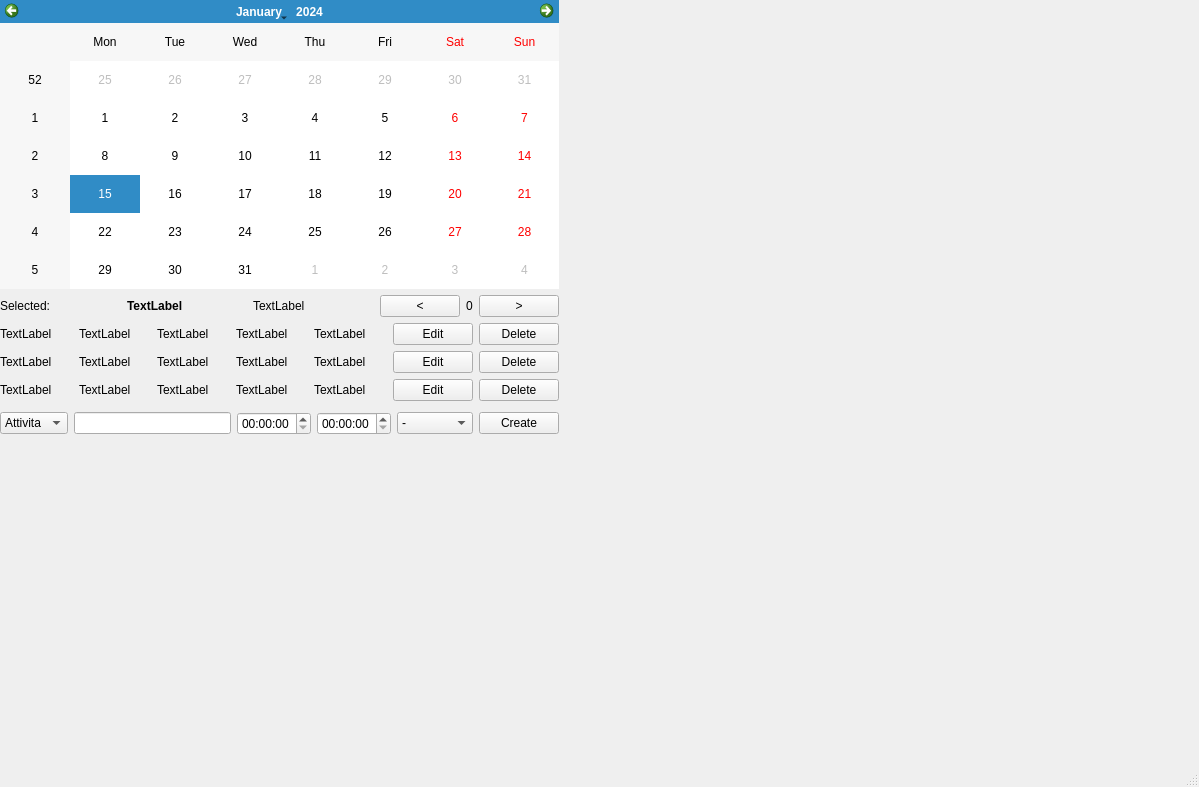
<?xml version="1.0" encoding="UTF-8"?>
<ui version="4.0">
 <class>Calendar</class>
 <widget class="QMainWindow" name="Calendar">
  <property name="geometry">
   <rect>
    <x>0</x>
    <y>0</y>
    <width>1199</width>
    <height>787</height>
   </rect>
  </property>
  <property name="windowTitle">
   <string>Calendar</string>
  </property>
  <widget class="QWidget" name="centralwidget">
   <property name="sizePolicy">
    <sizepolicy hsizetype="Preferred" vsizetype="Preferred">
     <horstretch>0</horstretch>
     <verstretch>0</verstretch>
    </sizepolicy>
   </property>
   <widget class="QWidget" name="verticalLayoutWidget">
    <property name="geometry">
     <rect>
      <x>0</x>
      <y>0</y>
      <width>559</width>
      <height>435</height>
     </rect>
    </property>
    <layout class="QVBoxLayout" name="verticalLayout">
     <property name="sizeConstraint">
      <enum>QLayout::SetDefaultConstraint</enum>
     </property>
     <item>
      <widget class="QCalendarWidget" name="calendarWidget"/>
     </item>
     <item>
      <layout class="QHBoxLayout" name="horizontalLayout_2">
       <item>
        <widget class="QLabel" name="label_2">
         <property name="text">
          <string>Selected:</string>
         </property>
        </widget>
       </item>
       <item>
        <widget class="QLabel" name="label">
         <property name="font">
          <font>
           <bold>true</bold>
          </font>
         </property>
         <property name="text">
          <string>TextLabel</string>
         </property>
        </widget>
       </item>
       <item>
        <widget class="QLabel" name="label_vecSize">
         <property name="text">
          <string>TextLabel</string>
         </property>
        </widget>
       </item>
       <item>
        <layout class="QHBoxLayout" name="horizontalLayout_9">
         <item>
          <widget class="QPushButton" name="pushButton_previousPage">
           <property name="sizePolicy">
            <sizepolicy hsizetype="Maximum" vsizetype="Fixed">
             <horstretch>0</horstretch>
             <verstretch>0</verstretch>
            </sizepolicy>
           </property>
           <property name="font">
            <font>
             <bold>false</bold>
            </font>
           </property>
           <property name="text">
            <string>&lt;</string>
           </property>
          </widget>
         </item>
         <item>
          <widget class="QLabel" name="label_3">
           <property name="text">
            <string>0</string>
           </property>
           <property name="wordWrap">
            <bool>false</bool>
           </property>
          </widget>
         </item>
         <item>
          <widget class="QPushButton" name="pushButton_nextPage">
           <property name="text">
            <string>&gt;</string>
           </property>
          </widget>
         </item>
        </layout>
       </item>
      </layout>
     </item>
     <item>
      <layout class="QHBoxLayout" name="horizontalLayout_data_1">
       <item>
        <widget class="QLabel" name="label_tipo_1">
         <property name="text">
          <string>TextLabel</string>
         </property>
        </widget>
       </item>
       <item>
        <widget class="QLabel" name="label_descrizione_1">
         <property name="text">
          <string>TextLabel</string>
         </property>
        </widget>
       </item>
       <item>
        <widget class="QLabel" name="label_start_1">
         <property name="text">
          <string>TextLabel</string>
         </property>
        </widget>
       </item>
       <item>
        <widget class="QLabel" name="label_end_1">
         <property name="text">
          <string>TextLabel</string>
         </property>
        </widget>
       </item>
       <item>
        <widget class="QLabel" name="label_ripetizione_1">
         <property name="text">
          <string>TextLabel</string>
         </property>
        </widget>
       </item>
       <item>
        <widget class="QPushButton" name="pushButton_edit_1">
         <property name="text">
          <string>Edit</string>
         </property>
        </widget>
       </item>
       <item>
        <widget class="QPushButton" name="pushButton_delete_1">
         <property name="text">
          <string>Delete</string>
         </property>
        </widget>
       </item>
      </layout>
     </item>
     <item>
      <layout class="QHBoxLayout" name="horizontalLayout_data_2">
       <item>
        <widget class="QLabel" name="label_tipo_2">
         <property name="text">
          <string>TextLabel</string>
         </property>
        </widget>
       </item>
       <item>
        <widget class="QLabel" name="label_descrizione_2">
         <property name="text">
          <string>TextLabel</string>
         </property>
        </widget>
       </item>
       <item>
        <widget class="QLabel" name="label_start_2">
         <property name="text">
          <string>TextLabel</string>
         </property>
        </widget>
       </item>
       <item>
        <widget class="QLabel" name="label_end_2">
         <property name="text">
          <string>TextLabel</string>
         </property>
        </widget>
       </item>
       <item>
        <widget class="QLabel" name="label_ripetizione_2">
         <property name="text">
          <string>TextLabel</string>
         </property>
        </widget>
       </item>
       <item>
        <widget class="QPushButton" name="pushButton_edit_2">
         <property name="text">
          <string>Edit</string>
         </property>
        </widget>
       </item>
       <item>
        <widget class="QPushButton" name="pushButton_delete_2">
         <property name="text">
          <string>Delete</string>
         </property>
        </widget>
       </item>
      </layout>
     </item>
     <item>
      <layout class="QHBoxLayout" name="horizontalLayout_data_3">
       <item>
        <widget class="QLabel" name="label_tipo_3">
         <property name="text">
          <string>TextLabel</string>
         </property>
        </widget>
       </item>
       <item>
        <widget class="QLabel" name="label_descrizione_3">
         <property name="text">
          <string>TextLabel</string>
         </property>
        </widget>
       </item>
       <item>
        <widget class="QLabel" name="label_start_3">
         <property name="text">
          <string>TextLabel</string>
         </property>
        </widget>
       </item>
       <item>
        <widget class="QLabel" name="label_end_3">
         <property name="text">
          <string>TextLabel</string>
         </property>
        </widget>
       </item>
       <item>
        <widget class="QLabel" name="label_ripetizione_3">
         <property name="text">
          <string>TextLabel</string>
         </property>
        </widget>
       </item>
       <item>
        <widget class="QPushButton" name="pushButton_edit_3">
         <property name="text">
          <string>Edit</string>
         </property>
        </widget>
       </item>
       <item>
        <widget class="QPushButton" name="pushButton_delete_3">
         <property name="text">
          <string>Delete</string>
         </property>
        </widget>
       </item>
      </layout>
     </item>
     <item>
      <layout class="QHBoxLayout" name="horizontalLayout">
       <property name="topMargin">
        <number>5</number>
       </property>
       <item>
        <widget class="QComboBox" name="comboBox_evento">
         <item>
          <property name="text">
           <string>Attivita</string>
          </property>
         </item>
         <item>
          <property name="text">
           <string>Evento</string>
          </property>
         </item>
        </widget>
       </item>
       <item>
        <widget class="QLineEdit" name="lineEdit"/>
       </item>
       <item>
        <widget class="QTimeEdit" name="timeEdit_start"/>
       </item>
       <item>
        <widget class="QTimeEdit" name="timeEdit_end"/>
       </item>
       <item>
        <widget class="QComboBox" name="comboBox_ripetizione">
         <item>
          <property name="text">
           <string>-</string>
          </property>
         </item>
         <item>
          <property name="text">
           <string>Mensile</string>
          </property>
         </item>
         <item>
          <property name="text">
           <string>Annuale</string>
          </property>
         </item>
        </widget>
       </item>
       <item>
        <widget class="QPushButton" name="pushButton">
         <property name="text">
          <string>Create</string>
         </property>
        </widget>
       </item>
      </layout>
     </item>
    </layout>
   </widget>
  </widget>
  <widget class="QMenuBar" name="menubar">
   <property name="geometry">
    <rect>
     <x>0</x>
     <y>0</y>
     <width>1199</width>
     <height>26</height>
    </rect>
   </property>
  </widget>
  <widget class="QStatusBar" name="statusbar"/>
 </widget>
 <resources/>
 <connections/>
</ui>
